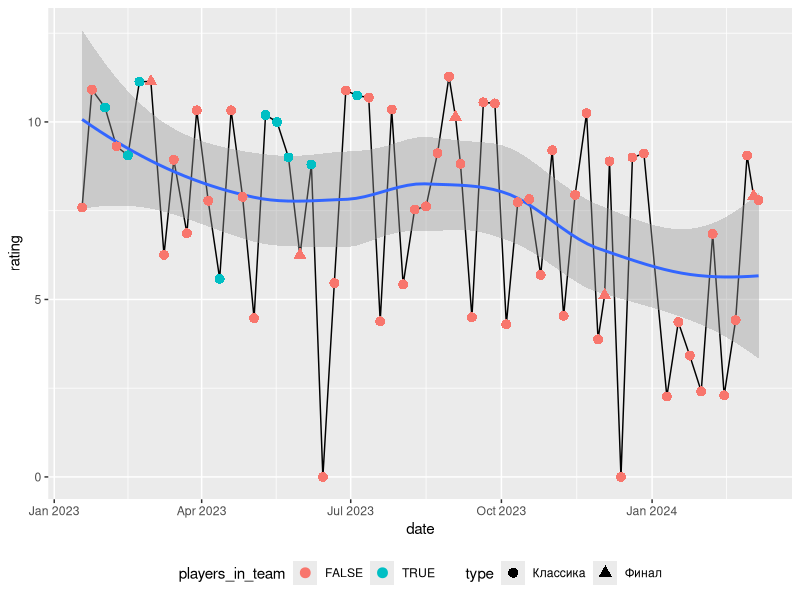
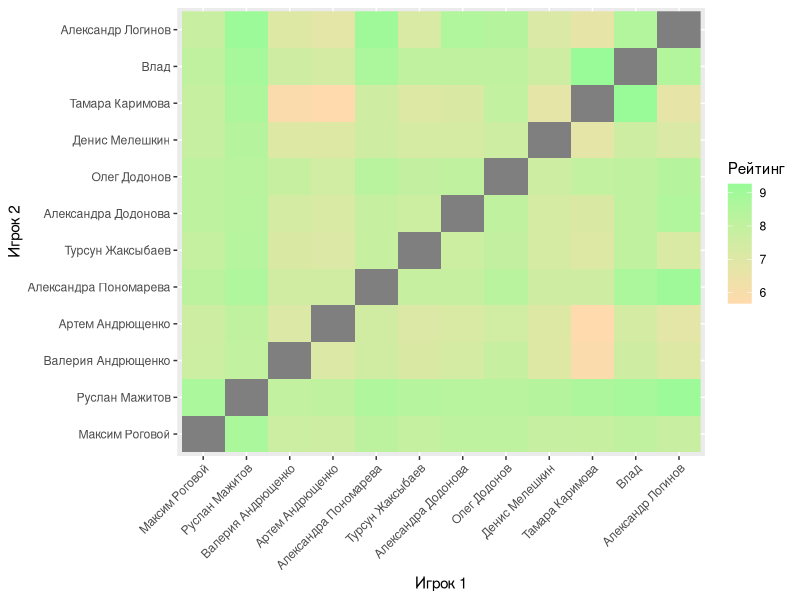

The R source for these figures, in order:
library(ggplot2)
library(stringr)
library(reshape2)

#Считываем файлы
players <- read.csv('kp_players.csv', header = T, sep = ';')
games <- read.csv('kp_games.csv', header = T, sep = ';')

#Тип даты преобразуем в дату
games$date <- as.Date(games$date, format = "%d.%m.%y")
#Тип очков преобразуем в число
games$points <- as.numeric(str_replace(games$points, ',', '.'))

#Рассчитываем сложность каждой игры
games$points_1p <- as.numeric(str_replace(games$points_1p, ',', '.'))
games$points_2p <- as.numeric(str_replace(games$points_2p, ',', '.'))
games$points_3p <- as.numeric(str_replace(games$points_3p, ',', '.'))
games$difficulty <- (3*games$points_max)/(games$points_1p + games$points_2p + games$points_3p)

#Тип игр преобразуем в фактор
games$type <- factor(games$type, labels = c('Классика', 'Финал'))

#Баллы и сложность преобразуем в рейтинг
games$rating <- ifelse(11 - games$place > 0, 11 - games$place, 0)
games$rating <- games$rating * (games$points / games$points_max) * games$difficulty

#Составы команд преобразуем в вектор
games$team <- lapply(strsplit(games$team, ','), function(x) as.integer(x))

#средний рейтинг команды среди игр каждого игрока
for (player in players$id) {
  players$games_number[player] <- length(games$date[unlist(lapply(games$team, function(x) player %in% x))])
  players$mean_rating[player] <- mean(games$rating[unlist(lapply(games$team, function(x) player %in% x))])
  players$mean_points[player] <- mean(games$points[unlist(lapply(games$team, function(x) player %in% x))])
}

veterans <- players[players$games_number >= 10 , ]

#Игры, где играли игроки с players_id
players_id <- c(13)
players_in_team <- unlist(lapply(games$team, function(x) all(players_id %in% x)))
##ТЕСТ
unlist(lapply(games$team, function(x) all(players_id %in% x)))
mean(games$rating[players_in_team])
games$date[players_in_team]

#Тенденция игр
ggplot(games, aes(x = date, y = rating))+
  geom_line()+
  geom_smooth()+
  geom_point(size = 3, aes(col = players_in_team, shape = type))+
  theme(legend.position = 'bottom')

##Расчет лучших пар
m_size <- length(veterans$id)
rating_mtx <- matrix(NA, nrow = m_size, ncol = m_size, dimnames = list(veterans$id, veterans$id))

for (i in unlist(dimnames(rating_mtx)[1])) {
  for (j in unlist(dimnames(rating_mtx)[2])) {
    if (i != j) {
      played_games <- unlist(lapply(games$team, function(x) all(c(i, j) %in% x)))
      if (any(played_games) > 0) {
        pair_rating <- mean(games$rating[played_games])
        rating_mtx[i,j] <- pair_rating
      }
    }
  }
}

id_to_name <- setNames(players$name, players$id)
rownames(rating_mtx) <- id_to_name[rownames(rating_mtx)]
colnames(rating_mtx) <- id_to_name[colnames(rating_mtx)]

rating_df <- melt(rating_mtx)
colnames(rating_df) <- c('player1', 'player2', 'rating')

ggplot(rating_df, aes(x = player1, y = player2, fill = rating))+
  geom_raster() +
  theme(axis.text.x = element_text(angle = 45, hjust = 1)) + # Поворот текста на оси X для лучшей читаемости
  labs(fill = "Рейтинг", x = "Игрок 1", y = "Игрок 2") + # Подписи
  scale_fill_gradient(low = "#FFDAAD", high = "#98FB98")

#Прогноз на игру
team <- c(1, 3, 6, 7, 8, 11, 21, 26)
team_mean_rating <- mean(players$mean_rating[players$id %in% team])
team_mean_points <- mean(players$mean_points[players$id %in% team])
mean(games$points_max) / mean(games$difficulty)
